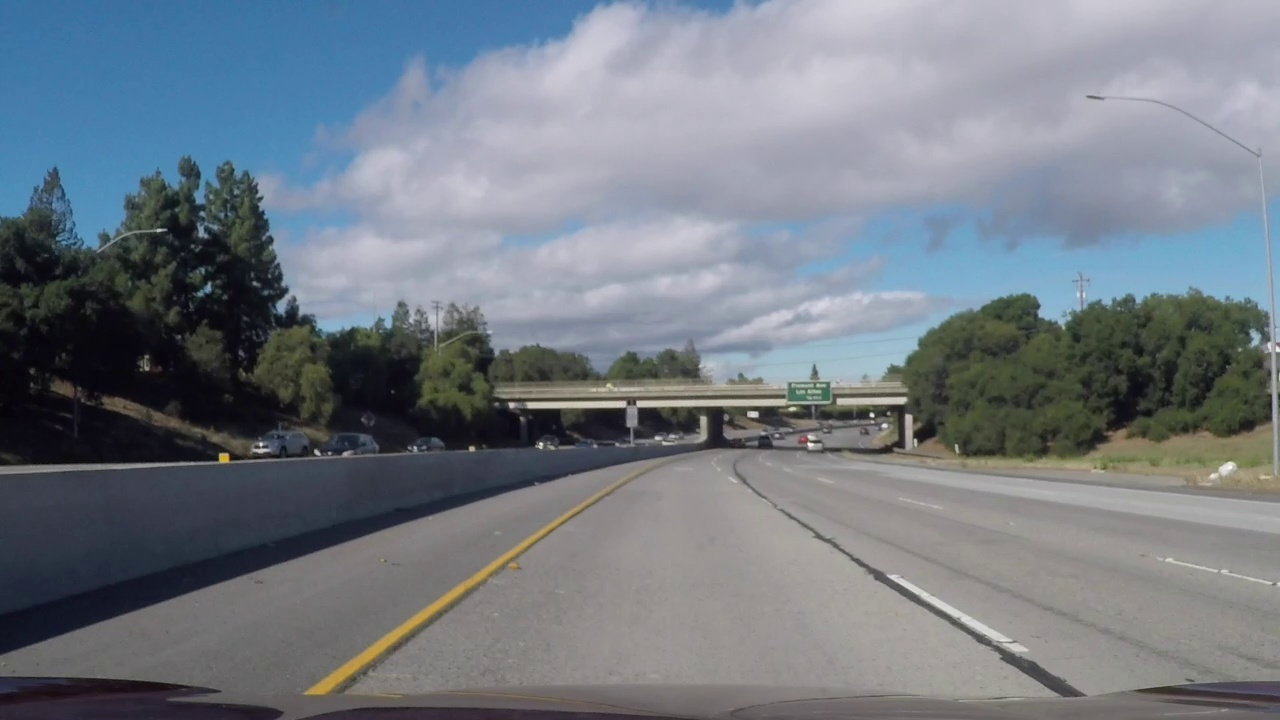
#> input picture test_images/challenge_video_frame_1.jpg, 1280 x 720 px
$ python -i Pipeline.py   (imports and definitions only)   (older library calls are emulated)
#> lines starting #> are read from the running program, lines starting #| are printed output that depends on the picture; after the words box and inside, x2 and y2 are one past the last pixel; in counts of white or black regions, pixels touching at a corner belong together
### Thresholding.py
import cv2
import numpy as np

def abs_sobel_thresh(img, orient='x', sobel_kernel=3, thresh_min=0, thresh_max=255):

    # Apply the following steps to img
    # 1) Convert to grayscale
    gray = cv2.cvtColor(img, cv2.COLOR_BGR2GRAY)

    # 2) Take the derivative in x or y given orient = 'x' or 'y'
    if (orient == 'x'):
        sobelx = cv2.Sobel(gray, cv2.CV_64F, 1, 0, ksize=sobel_kernel)
        abs_sobel = np.absolute(sobelx)

    if (orient == 'y'):
        sobely = cv2.Sobel(gray, cv2.CV_64F, 0, 1, ksize=sobel_kernel)
        abs_sobel = np.absolute(sobely)

    # 4) Scale to 8-bit (0 - 255) then convert to type = np.uint8
    scaled_sobel = np.uint8(255*abs_sobel/np.max(abs_sobel))

    # 5) Create a mask of 1's where the scaled gradient magnitude
            # is > thresh_min and < thresh_max

    binary_output = np.zeros_like(scaled_sobel)
    binary_output[(scaled_sobel >= thresh_min) & (scaled_sobel <= thresh_max)] = 1
    # 6) Return this mask as your binary_output image
    #binary_output = np.copy(img) # Remove this line
    return binary_output

def mag_thresh(img, sobel_kernel=3, mag_thresh=(0, 255)):

    # Apply the following steps to img
    # 1) Convert to grayscale
    gray = cv2.cvtColor(img, cv2.COLOR_RGB2GRAY)

    # 2) Take the gradient in x and y separately
    sobelx = cv2.Sobel(gray, cv2.CV_64F, 1, 0, ksize=sobel_kernel)
    sobely = cv2.Sobel(gray, cv2.CV_64F, 0, 1, ksize=sobel_kernel)

    # 3) Calculate the magnitude

    abs_sobelx = np.absolute(sobelx)
    abs_sobely = np.absolute(sobely)
    gradmag = np.sqrt(sobelx**2 + sobely**2)

    scale_factor = np.max(gradmag)/255
    gradmag = (gradmag/scale_factor).astype(np.uint8)
    # Create a binary image of ones where threshold is met, zeros otherwise
    binary_output = np.zeros_like(gradmag)
    binary_output[(gradmag >= mag_thresh[0]) & (gradmag <= mag_thresh[1])] = 1
    return binary_output

def dir_threshold(img, sobel_kernel=3, thresh=(0, np.pi/2)):

    gray = cv2.cvtColor(img, cv2.COLOR_RGB2GRAY)
    # Calculate the x and y gradients
    sobelx = cv2.Sobel(gray, cv2.CV_64F, 1, 0, ksize=sobel_kernel)
    sobely = cv2.Sobel(gray, cv2.CV_64F, 0, 1, ksize=sobel_kernel)
    # Take the absolute value of the gradient direction,
    # apply a threshold, and create a binary image result
    absgraddir = np.arctan2(np.absolute(sobely), np.absolute(sobelx))
    binary_output =  np.zeros_like(absgraddir)
    binary_output[(absgraddir >= thresh[0]) & (absgraddir <= thresh[1])] = 1
    return binary_output

def hls_threshold(image, thresh_l=(160,255), thres_s=(180,255)):
    hls = cv2.cvtColor(image, cv2.COLOR_BGR2HLS)
    H = hls[:,:,0]
    L = hls[:,:,1]
    S = hls[:,:,2]

    s_binary = np.zeros_like(S)
    s_binary[(S > thres_s[0]) & (S <= thres_s[1])] = 1

    l_binary = np.zeros_like(L)
    l_binary[(L > thresh_l[0]) & (L <= thresh_l[1])] = 1

    return l_binary, s_binary

def luv_threshold(image, thresh_l=(215,255)):
    luv = cv2.cvtColor(image, cv2.COLOR_BGR2LUV)
    L = luv[:,:,0]
    U = luv[:,:,1]
    V = luv[:,:,2]

    l_binary = np.zeros_like(L)
    l_binary[(L > thresh_l[0]) & (L <= thresh_l[1])] = 1

    return l_binary

class Thresholding:

    def __inti__(self):
        pass

    def forward(self, image):
        ksize = 3 # Choose a larger odd number to smooth gradient measurements

        # Apply each of the thresholding functions
        gradx = abs_sobel_thresh(image, orient='x', sobel_kernel=ksize, thresh_min=20, thresh_max=110)
        grady = abs_sobel_thresh(image, orient='y', sobel_kernel=ksize, thresh_min=20, thresh_max=110)
        mag_binary = mag_thresh(image, sobel_kernel=ksize, mag_thresh=(90, 200))
        dir_binary = dir_threshold(image, sobel_kernel=15, thresh=(0.2, 0.4))
        l_binary, s_binary = hls_threshold(image)
        luv_binary = luv_threshold(image)

        combined = np.zeros_like(dir_binary)
        #combined[((gradx == 1) & (grady == 1)) | ((mag_binary == 1) & (dir_binary != 1)) & ((s_binary == 1) & (luv_binary == 1) & (l_binary != 1))] = 1
        combined[ ((gradx == 1) | ((mag_binary == 1) & (dir_binary == 1)) | ((s_binary == 1) | (luv_binary == 1))) ] = 1
        return combined

### PerspectiveTransformation.py
import cv2
import numpy as np

class PerspectiveTransformation:

    def __init__(self):
        """Init PerspectiveTransformation."""
        self.src = np.float32([(550-50, 460),     # top-left
                               (150-40, 720),     # bottom-left
                               (1200-140, 720),    # bottom-right
                               (770+40, 460)])    # top-right
        self.dst = np.float32([(100, 0),
                               (100, 720),
                               (1100, 720),
                               (1100, 0)])

        self.M = cv2.getPerspectiveTransform(self.src, self.dst)
        self.M_inv = cv2.getPerspectiveTransform(self.dst, self.src)

    # [6 lines left out: function plot_roi, not called in this run]

    def forward(self, img, img_size=(1280,720), flags=cv2.INTER_LINEAR):
        return cv2.warpPerspective(img, self.M, img_size, flags=flags)

    def backward(self, img, img_size=(1280,720), flags=cv2.INTER_LINEAR):
        return cv2.warpPerspective(img, self.M_inv, img_size, flags=flags)

### Pipeline.py
import cv2
import numpy as np
from PerspectiveTransformation import PerspectiveTransformation
from Thresholding import *
import matplotlib.pyplot as plt

def radius_and_offset(left_fit, right_fit, warped_combination, binary_warped, image):
        # Define conversions in x and y from pixels space to meters
        ym_per_pix = 30/720 # meters per pixel in y dimension
        xm_per_pix = 3.7/700 # meters per pixel in x dimension

        ploty = np.linspace(0, binary_warped.shape[0]-1, binary_warped.shape[0] )
        # Fit new polynomials to left (x,y) and right (x,y) pixel points in world space
        # Does it make more sense to test curvature on previous fits or the raw points?
        #left_fit_cr = np.polyfit(lefty*ym_per_pix, leftx*xm_per_pix, 2)
        #right_fit_cr = np.polyfit(righty*ym_per_pix, rightx*xm_per_pix, 2)
        y_points = np.linspace(0, warped_combination.shape[0]-1, warped_combination.shape[0] )
        left_fitx = left_fit[0]*ploty**2 + left_fit[1]*ploty + left_fit[2]
        right_fitx = right_fit[0]*ploty**2 + right_fit[1]*ploty + right_fit[2]

        left_fit_cr = np.polyfit(y_points*ym_per_pix, left_fitx*xm_per_pix, 2)
        right_fit_cr = np.polyfit(y_points*ym_per_pix, right_fitx*xm_per_pix, 2)

        # Evaluation point
        #y_eval = np.max(lefty) # bottom of the image
        y_eval = np.max(y_points) # bottom of the image

        # Calculate the left and right curvatures
        left_curverad = ((1 + (2*left_fit_cr[0]*y_eval*ym_per_pix + left_fit_cr[1])**2)**1.5) / np.absolute(2*left_fit_cr[0])
        right_curverad = ((1 + (2*right_fit_cr[0]*y_eval*ym_per_pix + right_fit_cr[1])**2)**1.5) / np.absolute(2*right_fit_cr[0])

        # Average curvature of the lane
        average_curverad = (left_curverad+right_curverad)/2

        '''
        Offset in lane
        '''
        bottom_y = image.shape[0] #image shape = [720,1280]
        left_fit_bottom = left_fit[0]*bottom_y**2 + left_fit[1]*bottom_y + left_fit[2]
        right_fit_bottom = right_fit[0]*bottom_y**2 + right_fit[1]*bottom_y + right_fit[2]

        lane_center = (left_fit_bottom + right_fit_bottom)/2.
        offset_pix = image.shape[1]/2 - lane_center # in pixels, image shape = [720,1280]
        offset_m = offset_pix*xm_per_pix
        return left_curverad, right_curverad, average_curverad, offset_m

class Pipeline:

    def __init__(self):
        pass

    # Image undist
    def process_image(self,img):

        perspective = PerspectiveTransformation()
        threshold = Thresholding()

        combined_gradient_binary = threshold.forward(img)
        binary_warped= perspective.forward(combined_gradient_binary)
        Minv = perspective.M_inv

        # Assuming you have created a warped binary image called "binary_warped"
        # Take a histogram of the bottom half of the image
        histogram = np.sum(binary_warped[binary_warped.shape[0]//2:,:], axis=0)
        # Create an output image to draw on and  visualize the result
        out_img = np.dstack((binary_warped, binary_warped, binary_warped))*255
        # Find the peak of the left and right halves of the histogram
        # These will be the starting point for the left and right lines
        midpoint = np.int_(histogram.shape[0]//2)
        leftx_base = np.argmax(histogram[:midpoint])
        rightx_base = np.argmax(histogram[midpoint:]) + midpoint

        # Choose the number of sliding windows
        nwindows = 9
        # Set height of windows
        window_height = np.int_(binary_warped.shape[0]//nwindows)
        # Identify the x and y positions of all nonzero pixels in the image
        nonzero = binary_warped.nonzero()
        nonzeroy = np.array(nonzero[0])
        nonzerox = np.array(nonzero[1])
        # Current positions to be updated for each window
        leftx_current = leftx_base
        rightx_current = rightx_base
        # Set the width of the windows +/- margin
        margin = 60
        # Set minimum number of pixels found to recenter window
        minpix = 40
        # Create empty lists to receive left and right lane pixel indices
        left_lane_inds = []
        right_lane_inds = []

        # Step through the windows one by one
        for window in range(nwindows):
            # Identify window boundaries in x and y (and right and left)
            win_y_low = binary_warped.shape[0] - (window+1)*window_height
            win_y_high = binary_warped.shape[0] - window*window_height
            win_xleft_low = leftx_current - margin
            win_xleft_high = leftx_current + margin
            win_xright_low = rightx_current - margin
            win_xright_high = rightx_current + margin
            # Draw the windows on the visualization image
            cv2.rectangle(out_img,(win_xleft_low,win_y_low),(win_xleft_high,win_y_high),
            (0,255,0), 2)
            cv2.rectangle(out_img,(win_xright_low,win_y_low),(win_xright_high,win_y_high),
            (0,255,0), 2)
            # Identify the nonzero pixels in x and y within the window
            good_left_inds = ((nonzeroy >= win_y_low) & (nonzeroy < win_y_high) &
            (nonzerox >= win_xleft_low) &  (nonzerox < win_xleft_high)).nonzero()[0]
            good_right_inds = ((nonzeroy >= win_y_low) & (nonzeroy < win_y_high) &
            (nonzerox >= win_xright_low) &  (nonzerox < win_xright_high)).nonzero()[0]
            # Append these indices to the lists
            left_lane_inds.append(good_left_inds)
            right_lane_inds.append(good_right_inds)
            # If you found > minpix pixels, recenter next window on their mean position
            if len(good_left_inds) > minpix:
                leftx_current = np.int_(np.mean(nonzerox[good_left_inds]))
            if len(good_right_inds) > minpix:
                rightx_current = np.int_(np.mean(nonzerox[good_right_inds]))

        # Concatenate the arrays of indices
        left_lane_inds = np.concatenate(left_lane_inds)
        right_lane_inds = np.concatenate(right_lane_inds)

        # Extract left and right line pixel positions
        leftx = nonzerox[left_lane_inds]
        lefty = nonzeroy[left_lane_inds]
        rightx = nonzerox[right_lane_inds]
        righty = nonzeroy[right_lane_inds]

        # Fit a second order polynomial to each
        left_fit = np.polyfit(lefty, leftx, 2)
        right_fit = np.polyfit(righty, rightx, 2)

        # Assume you now have a new warped binary image
        # from the next frame of video (also called "binary_warped")
        # It's now much easier to find line pixels!
        nonzero = binary_warped.nonzero()
        nonzeroy = np.array(nonzero[0])
        nonzerox = np.array(nonzero[1])
        margin = 60
        left_lane_inds = ((nonzerox > (left_fit[0]*(nonzeroy**2) + left_fit[1]*nonzeroy +
        left_fit[2] - margin)) & (nonzerox < (left_fit[0]*(nonzeroy**2) +
        left_fit[1]*nonzeroy + left_fit[2] + margin)))

        right_lane_inds = ((nonzerox > (right_fit[0]*(nonzeroy**2) + right_fit[1]*nonzeroy +
        right_fit[2] - margin)) & (nonzerox < (right_fit[0]*(nonzeroy**2) +
        right_fit[1]*nonzeroy + right_fit[2] + margin)))

        # Again, extract left and right line pixel positions
        leftx = nonzerox[left_lane_inds]
        lefty = nonzeroy[left_lane_inds]
        rightx = nonzerox[right_lane_inds]
        righty = nonzeroy[right_lane_inds]
        # Fit a second order polynomial to each
        left_fit = np.polyfit(lefty, leftx, 2)
        right_fit = np.polyfit(righty, rightx, 2)
        # Generate x and y values for plotting
        ploty = np.linspace(0, binary_warped.shape[0]-1, binary_warped.shape[0] )
        left_fitx = left_fit[0]*ploty**2 + left_fit[1]*ploty + left_fit[2]
        right_fitx = right_fit[0]*ploty**2 + right_fit[1]*ploty + right_fit[2]

        # Create an image to draw on and an image to show the selection window
        out_img = np.dstack((binary_warped, binary_warped, binary_warped))*255
        window_img = np.zeros_like(out_img)
        # Color in left and right line pixels
        out_img[nonzeroy[left_lane_inds], nonzerox[left_lane_inds]] = [255, 0, 0]
        out_img[nonzeroy[right_lane_inds], nonzerox[right_lane_inds]] = [0, 0, 255]

        # Generate a polygon to illustrate the search window area
        # And recast the x and y points into usable format for cv2.fillPoly()
        left_line_window1 = np.array([np.transpose(np.vstack([left_fitx-margin, ploty]))])
        left_line_window2 = np.array([np.flipud(np.transpose(np.vstack([left_fitx+margin,
                                    ploty])))])
        left_line_pts = np.hstack((left_line_window1, left_line_window2))
        right_line_window1 = np.array([np.transpose(np.vstack([right_fitx-margin, ploty]))])
        right_line_window2 = np.array([np.flipud(np.transpose(np.vstack([right_fitx+margin,
                                    ploty])))])
        right_line_pts = np.hstack((right_line_window1, right_line_window2))

        # Draw the lane onto the warped blank image
        cv2.fillPoly(window_img, np.int_([left_line_pts]), (0,255, 0))
        cv2.fillPoly(window_img, np.int_([right_line_pts]), (0,255, 0))
        result = cv2.addWeighted(out_img, 1, window_img, 0.3, 0)

        # Create an image to draw the lines on
        warp_zero = np.zeros_like(binary_warped).astype(np.uint8)
        color_warp = np.dstack((warp_zero, warp_zero, warp_zero))

        # Recast the x and y points into usable format for cv2.fillPoly()
        pts_left = np.array([np.transpose(np.vstack([left_fitx, ploty]))])
        pts_right = np.array([np.flipud(np.transpose(np.vstack([right_fitx, ploty])))])
        pts = np.hstack((pts_left, pts_right))

        # Draw the lane onto the warped blank image
        cv2.fillPoly(color_warp, np.int_([pts]), (0,255, 0))

        # Warp the blank back to original image space using inverse perspective matrix (Minv)
        newwarp = cv2.warpPerspective(color_warp, Minv, (1280,720))
        # Combine the result with the original image
        result = cv2.addWeighted(img, 1, newwarp, 0.3, 0)

        # Get the radius of curvature and offset
        left_rad, right_rad, average_rad, offset_m = radius_and_offset(left_fit, right_fit, combined_gradient_binary, binary_warped, img)
        average_rad_string = "Radius of Curvature: %.2f m" % average_rad
        offset_string = "Center Offset: %.2f m" % offset_m

        cv2.putText(result,average_rad_string , (110, 110), cv2.FONT_HERSHEY_PLAIN, 4, (255,255,255), thickness=2)
        cv2.putText(result, offset_string, (110, 170), cv2.FONT_HERSHEY_PLAIN, 4, (255,255,255), thickness=2)

        return result

>>> import cv2
>>> picture = cv2.imread('test_images/challenge_video_frame_1.jpg')
#> picture is the input picture: shape (720, 1280, 3); mean B, G, R 131.8, 123, 115.2
>>> result = Pipeline().process_image(picture)
#> in forward, `gradx = abs_sobel_thresh(image, orient='x', sobel_kernel=ksize, thresh..`:
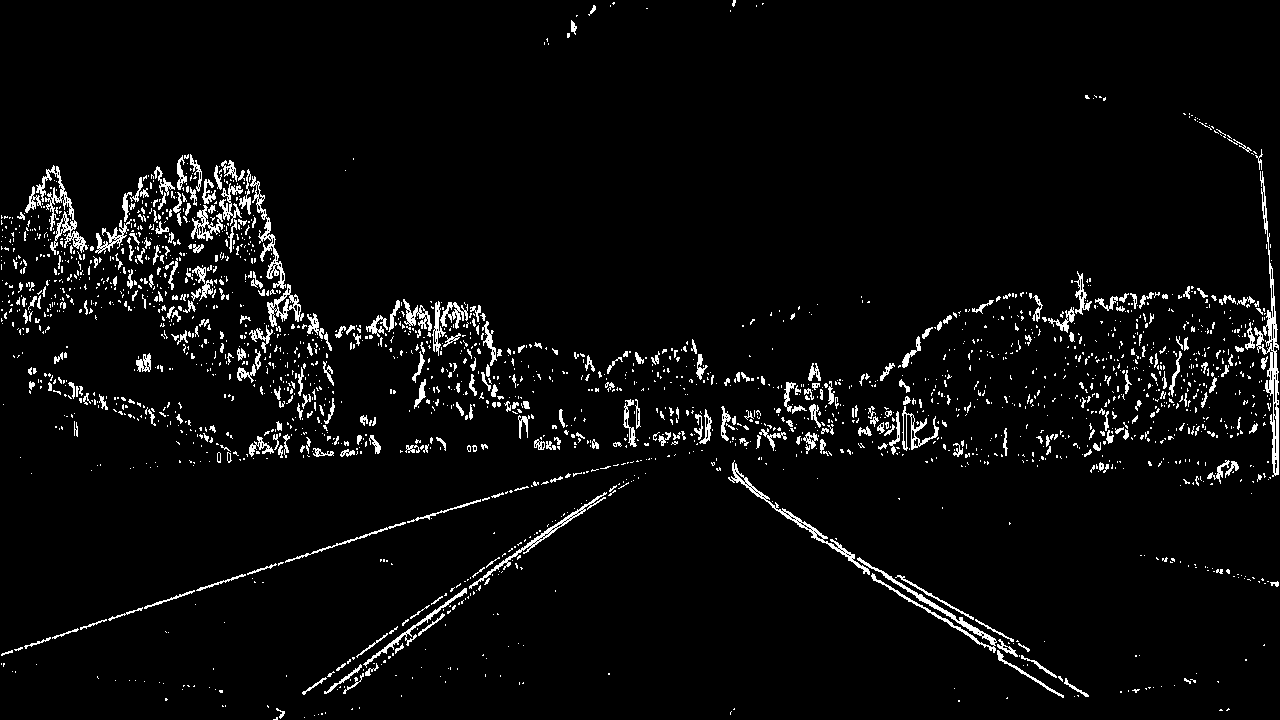
#> gradx: shape (720, 1280); values 0 (black) and 1 (white), 4.2% white in thin lines or dots
#> in forward, `grady = abs_sobel_thresh(image, orient='y', sobel_kernel=ksize, thresh..`:
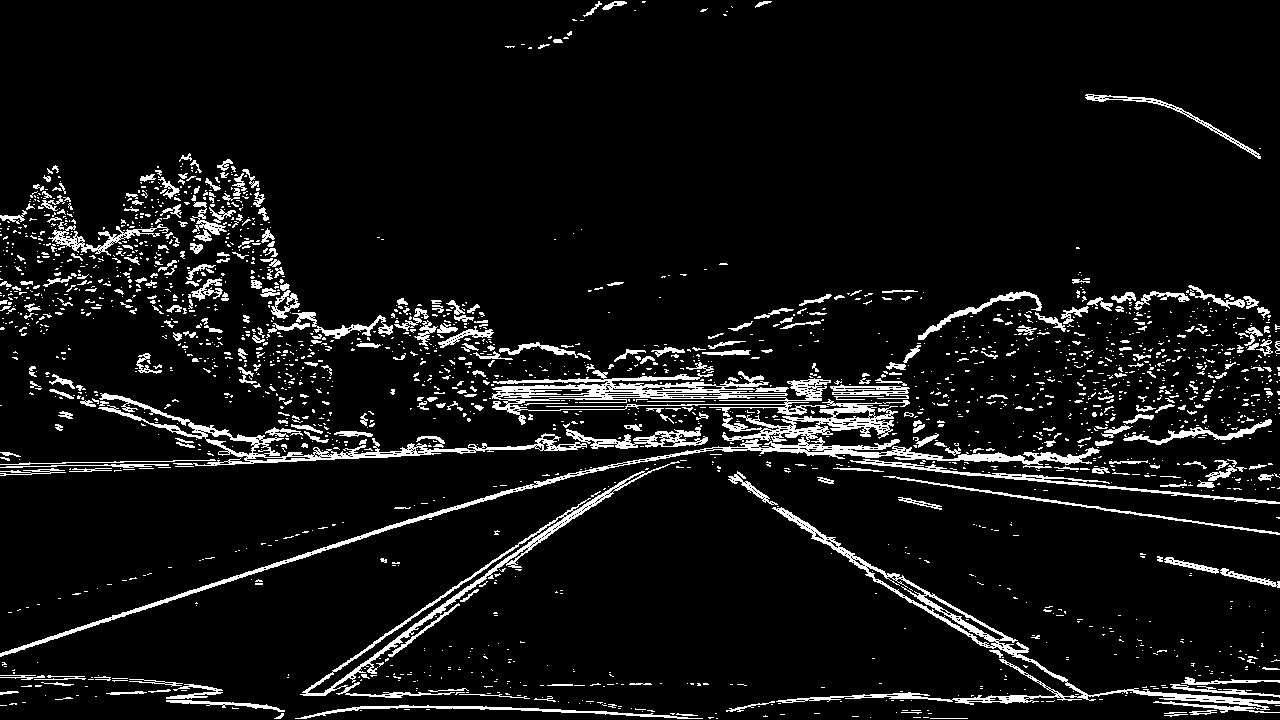
#> grady: shape (720, 1280); values 0 (black) and 1 (white), 7.4% white; 2236 white regions (1866 under 20 px), largest, box (x1, y1, x2, y2) and area: (0, 399, 1100, 657) 8160, (772, 507, 1280, 713) 5382, (492, 370, 831, 425) 5297
#> in mag_thresh, `scale_factor = np.max(gradmag)/255`: scale_factor = 2.43
#> in hls_threshold, `S = hls[:,:,2]`:
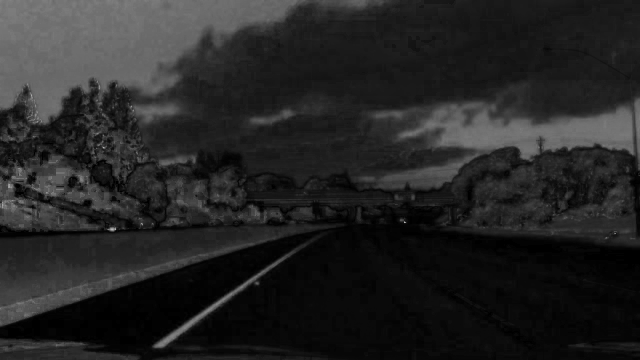
#> S: shape (720, 1280) (shown at 1/2 size); min 0, max 255, mean 36.8
#> in forward, `l_binary, s_binary = hls_threshold(image)`:
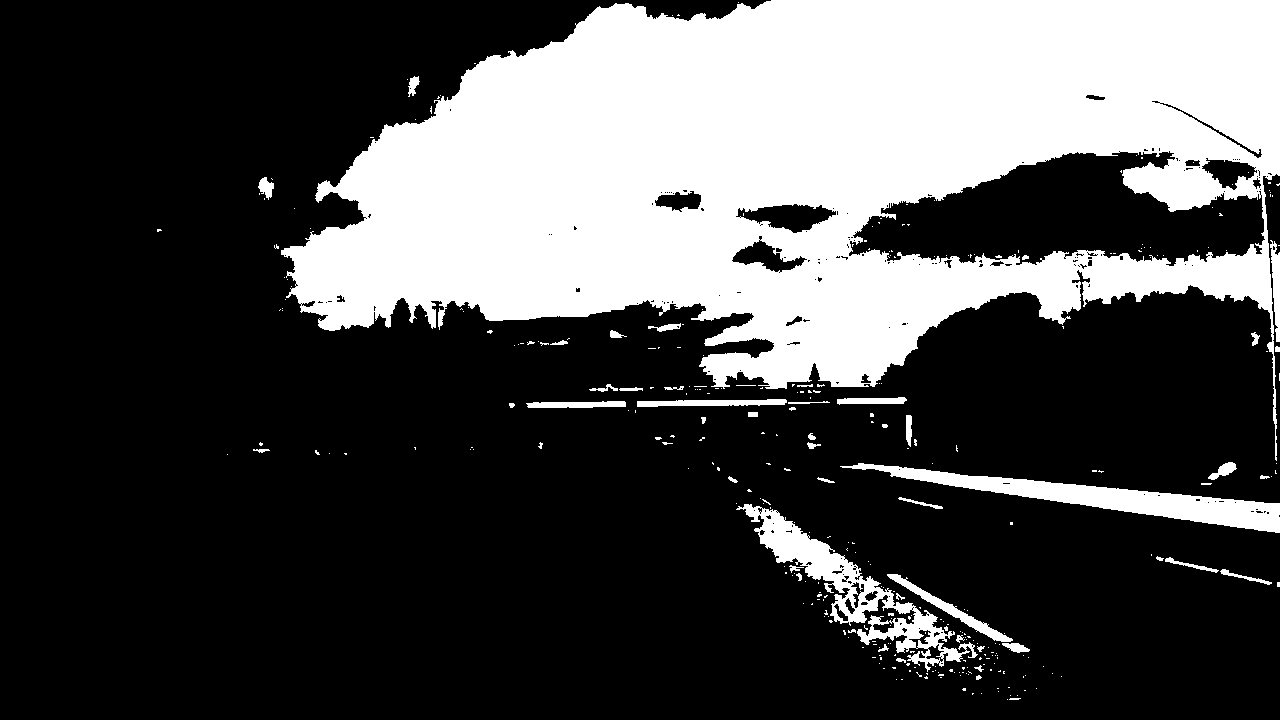
#> l_binary: shape (720, 1280); values 0 (black) and 1 (white), 29.4% white; 338 white regions (287 under 20 px), largest, box (x1, y1, x2, y2) and area: (281, 0, 1280, 461) 248076, (840, 463, 1280, 533) 7945, (736, 504, 978, 672) 7537
#> (the rest of the program and of its run is left out)
